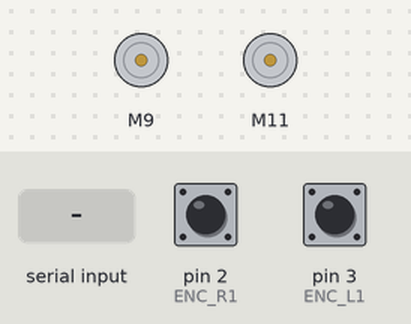
A sketch run on a simulated Arduino Nano, built with avr-gcc and run on an emulated ATmega328P. Parts: 2 × DC motor (green arrow = forward, orange = backward, longer = faster). The inputs (shaded band) are chosen by the test bench; at power-on: pin 2 (ENC_R1) HIGH, pin 3 (ENC_L1) HIGH.

Above: at 1.3 s.
1.4 s: byte 1 (1) received over Serial
At 2.0 s:
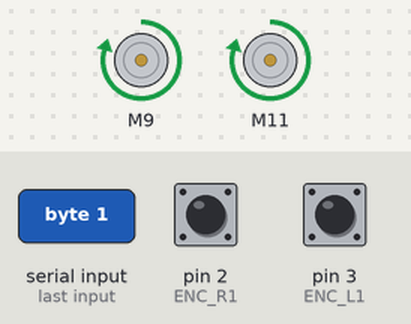
2.9 s: byte 2 (2) received over Serial
At 4.1 s:
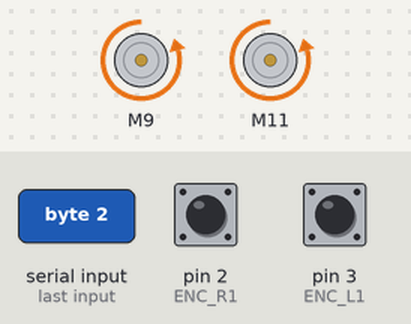
4.4 s: byte 3 (3) received over Serial
At 5.4 s:
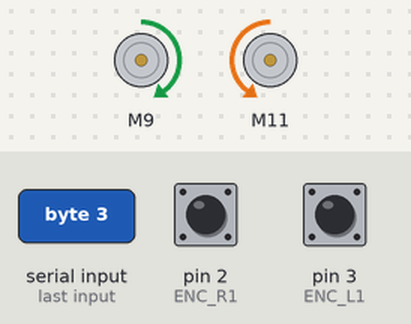
5.9 s: byte 4 (4) received over Serial
At 6.6 s:
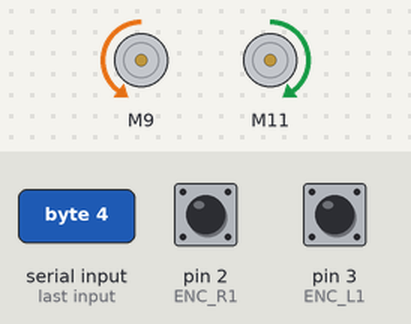
7.4 s: "1" received over Serial
At 7.7 s:
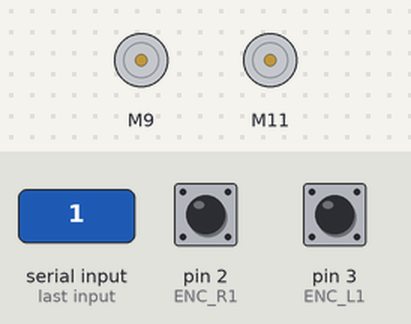
Timing chart, 0 to 9.9 s (numbered marks = the images above; inputs shaded):
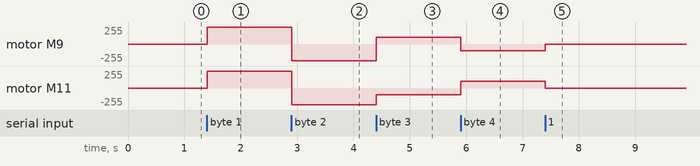

Measured:
- after the input at 1.4 s, motor M9, motor M11: stopped → forward 250/255 at once
- after the input at 2.9 s, motor M9, motor M11: forward 250/255 → backward 250/255 at once
- after the input at 4.4 s, motor M9: backward 250/255 → forward 100/255 at once; motor M11: backward 250/255 → backward 100/255 at once
- after the input at 5.9 s, motor M9: forward 100/255 → backward 100/255 at once; motor M11: backward 100/255 → forward 100/255 at once
- after the input at 7.4 s, motor M9: backward 100/255 → stopped at once; motor M11: forward 100/255 → stopped at once

The sketch:

CytronEncoder2.ino
```cpp
// Arduino nano/uno用
// エンコーダーのパルスを2逓倍で読み取り,
// FF+PI制御でモーターの速度制御をするサンプルプログラムです
// CytronMotorDriver ver:1.0.1

#include <CytronMotorDriver.h>

CytronMD ri_motor(PWM_PWM, 9, 6);
CytronMD le_motor(PWM_PWM, 11, 10);

// エンコーダーに使うPin番号
// ENC_R1とENC_L1を割り込みに使用しているので, 2番または3番ピンを使用してください
// 4逓倍で読み込みたいならDue等を使用し, プログラムを変更してください
const int ENC_L1 = 3;
const int ENC_L2 = 4;
const int ENC_R1 = 2;
const int ENC_R2 = 5;

// Pゲイン
// 左右の回転数が一定にならない場合は, 増加
// 回転数が不安定な場合は下げてください
const double Kp = 0.0;
// Iゲイン
// Pgain/(時定数)とするのが良いそうです
// 少しIゲインを入れると安定する
// やりすぎると不安定になる
const double Ki = 0.000;
// FFゲイン
// 初速が速い場合は増加
// 遅い場合は減少させてください
const double Kf = 0.0120;

// 左右の回転パルス数
int32_t ricnt = 0;
int32_t lecnt = 0;
// 左右の回転目標値
double ri_target = 0;
double le_target = 0;
// 偏差Ｅ
int32_t ri_err;
int32_t le_err;
//　積分項
int32_t ri_integral = 0;
int32_t le_integral = 0;

// Serialから読み込むデータ
byte serial_data = 0;

void setup() {
  // シリアル通信を開始する
  Serial.begin(19200);

  // エンコーダーに使うPin
  pinMode(ENC_R1, INPUT);
  pinMode(ENC_R2, INPUT);
  pinMode(ENC_L1, INPUT);
  pinMode(ENC_L2, INPUT);

  //　割り込み
  attachInterrupt(digitalPinToInterrupt(ENC_R1), ri_itr, CHANGE);
  attachInterrupt(digitalPinToInterrupt(ENC_L1), le_itr, CHANGE);

  // 安心
  delay(100);
}

// 例
void loop() {
  if(Serial.available() > 0){
    serial_data = Serial.read();
    brake();
  }

  switch(serial_data){
    case 0:
      brake();
      break;
    case 1:
      forward(250);
      break;
    case 2:
      backward(250);
      break;
    case 3:
      le_turn(100);
      break;
    case 4:
      ri_turn(100);
      break;
  }
}

void initial(){
  ricnt = ri_target;
  lecnt = le_target;
}

// 0~255のvel値に対応した速度で回転する
void forward(int vel){
  setMotor(vel, vel);
}
void backward(int vel){
  setMotor(-vel, -vel);
}
void ri_turn(int vel){
  setMotor(-vel, vel);
}
void le_turn(int vel){
  setMotor(vel, -vel);
}
void brake(){
  initial();
  setMotor(0, 0);
}

void setMotor(int ri_vel, int le_vel){
  // 目標値の更新
  ri_target += ri_vel*Kf;
  le_target += le_vel*Kf;
  // 偏差Ｅ
  ri_err = ricnt-ri_target;
  le_err = lecnt-le_target;
  //　積分項
  ri_integral += ri_err;
  le_integral += le_err;

  // FF+PI制御
  ri_vel = constrain(ri_vel-ri_err*Kp-ri_integral*Ki, -255, 255);
  le_vel = constrain(le_vel-le_err*Kp-le_integral*Ki, -255, 255);
  ri_motor.setSpeed(ri_vel);
  le_motor.setSpeed(le_vel);

  // 1kHz程度で回す
  delay(1);
}

// digitalRead(ENC_RR1)をPIND & _BV(2)
// の書き換えれば, digitalReadを高速化することができる
// このプログラムはどのピンにも対応できるように高速化はされていない
// 参考
// https://qiita.com/autumn-position/items/ac016c58190f77f66a13
// https://www.arduino.cc/en/Hacking/PinMapping168
void ri_itr(){
  ricnt -= ((digitalRead(ENC_R1) == digitalRead(ENC_R2)) ? 1: -1);
}
void le_itr(){
  lecnt += ((digitalRead(ENC_L1) == digitalRead(ENC_L2)) ? 1: -1);
}
```
